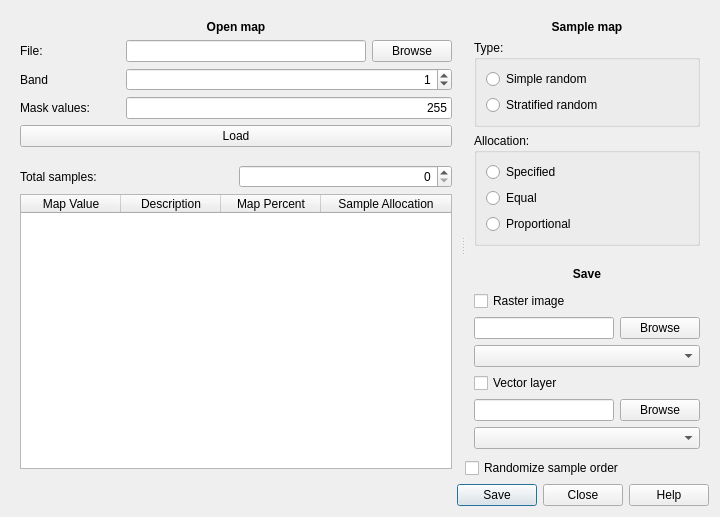
<?xml version="1.0" encoding="UTF-8"?>
<ui version="4.0">
 <class>AccuracySampler</class>
 <widget class="QDialog" name="AccuracySampler">
  <property name="geometry">
   <rect>
    <x>0</x>
    <y>0</y>
    <width>720</width>
    <height>517</height>
   </rect>
  </property>
  <property name="windowTitle">
   <string>Dialog</string>
  </property>
  <layout class="QVBoxLayout" name="verticalLayout">
   <item>
    <widget class="QSplitter" name="splitter">
     <property name="frameShape">
      <enum>QFrame::NoFrame</enum>
     </property>
     <property name="orientation">
      <enum>Qt::Horizontal</enum>
     </property>
     <property name="childrenCollapsible">
      <bool>false</bool>
     </property>
     <widget class="QWidget" name="left_widget" native="true">
      <property name="minimumSize">
       <size>
        <width>450</width>
        <height>0</height>
       </size>
      </property>
      <layout class="QGridLayout" name="gridLayout">
       <property name="margin">
        <number>0</number>
       </property>
       <property name="spacing">
        <number>0</number>
       </property>
       <item row="0" column="0">
        <widget class="QWidget" name="widget_3" native="true">
         <property name="maximumSize">
          <size>
           <width>16777215</width>
           <height>150</height>
          </size>
         </property>
         <layout class="QGridLayout" name="gridLayout_2">
          <item row="1" column="2">
           <widget class="QPushButton" name="cbox_browse">
            <property name="minimumSize">
             <size>
              <width>50</width>
              <height>0</height>
             </size>
            </property>
            <property name="text">
             <string>Browse</string>
            </property>
           </widget>
          </item>
          <item row="4" column="0" colspan="3">
           <widget class="QPushButton" name="but_loadmap">
            <property name="text">
             <string>Load</string>
            </property>
           </widget>
          </item>
          <item row="0" column="0" colspan="3">
           <widget class="QLabel" name="label">
            <property name="maximumSize">
             <size>
              <width>16777215</width>
              <height>25</height>
             </size>
            </property>
            <property name="text">
             <string>&lt;html&gt;&lt;head/&gt;&lt;body&gt;&lt;p align=&quot;center&quot;&gt;&lt;span style=&quot; font-weight:600;&quot;&gt;Open map&lt;/span&gt;&lt;/p&gt;&lt;/body&gt;&lt;/html&gt;</string>
            </property>
           </widget>
          </item>
          <item row="1" column="1">
           <widget class="QLineEdit" name="edit_fname"/>
          </item>
          <item row="1" column="0">
           <widget class="QLabel" name="label_2">
            <property name="minimumSize">
             <size>
              <width>100</width>
              <height>0</height>
             </size>
            </property>
            <property name="text">
             <string>File:</string>
            </property>
           </widget>
          </item>
          <item row="2" column="0">
           <widget class="QLabel" name="label_3">
            <property name="minimumSize">
             <size>
              <width>100</width>
              <height>0</height>
             </size>
            </property>
            <property name="text">
             <string>Band</string>
            </property>
           </widget>
          </item>
          <item row="2" column="1" colspan="2">
           <widget class="QSpinBox" name="spin_band">
            <property name="alignment">
             <set>Qt::AlignRight|Qt::AlignTrailing|Qt::AlignVCenter</set>
            </property>
            <property name="value">
             <number>1</number>
            </property>
           </widget>
          </item>
          <item row="3" column="0">
           <widget class="QLabel" name="label_4">
            <property name="minimumSize">
             <size>
              <width>100</width>
              <height>0</height>
             </size>
            </property>
            <property name="text">
             <string>Mask values:</string>
            </property>
           </widget>
          </item>
          <item row="3" column="1" colspan="2">
           <widget class="QLineEdit" name="edit_maskval">
            <property name="text">
             <string>255</string>
            </property>
            <property name="alignment">
             <set>Qt::AlignRight|Qt::AlignTrailing|Qt::AlignVCenter</set>
            </property>
           </widget>
          </item>
         </layout>
        </widget>
       </item>
       <item row="1" column="0">
        <widget class="QWidget" name="widget_4" native="true">
         <layout class="QGridLayout" name="gridLayout_3">
          <item row="0" column="0">
           <widget class="QLabel" name="label_6">
            <property name="text">
             <string>Total samples:</string>
            </property>
           </widget>
          </item>
          <item row="0" column="1">
           <widget class="QSpinBox" name="sbox_nsample">
            <property name="alignment">
             <set>Qt::AlignRight|Qt::AlignTrailing|Qt::AlignVCenter</set>
            </property>
            <property name="maximum">
             <number>16777215</number>
            </property>
           </widget>
          </item>
          <item row="1" column="0" colspan="2">
           <widget class="QTableWidget" name="table_allocation">
            <attribute name="horizontalHeaderStretchLastSection">
             <bool>true</bool>
            </attribute>
            <column>
             <property name="text">
              <string>Map Value</string>
             </property>
            </column>
            <column>
             <property name="text">
              <string>Description</string>
             </property>
            </column>
            <column>
             <property name="text">
              <string>Map Percent</string>
             </property>
            </column>
            <column>
             <property name="text">
              <string>Sample Allocation</string>
             </property>
            </column>
           </widget>
          </item>
         </layout>
         <zorder>table_allocation</zorder>
         <zorder>label_6</zorder>
         <zorder>sbox_nsample</zorder>
        </widget>
       </item>
      </layout>
     </widget>
     <widget class="QWidget" name="right_widget" native="true">
      <property name="minimumSize">
       <size>
        <width>200</width>
        <height>0</height>
       </size>
      </property>
      <layout class="QGridLayout" name="gridLayout_5">
       <property name="margin">
        <number>0</number>
       </property>
       <property name="spacing">
        <number>0</number>
       </property>
       <item row="0" column="0">
        <widget class="QWidget" name="widget_5" native="true">
         <property name="minimumSize">
          <size>
           <width>150</width>
           <height>0</height>
          </size>
         </property>
         <property name="maximumSize">
          <size>
           <width>16777215</width>
           <height>16777215</height>
          </size>
         </property>
         <layout class="QGridLayout" name="gridLayout_4">
          <item row="1" column="0" colspan="2">
           <widget class="QGroupBox" name="group_type">
            <property name="minimumSize">
             <size>
              <width>0</width>
              <height>75</height>
             </size>
            </property>
            <property name="title">
             <string>Type:</string>
            </property>
            <layout class="QVBoxLayout" name="verticalLayout_3">
             <item>
              <widget class="QRadioButton" name="rbut_type_simple">
               <property name="text">
                <string>Simple random</string>
               </property>
              </widget>
             </item>
             <item>
              <widget class="QRadioButton" name="rbut_type_strat">
               <property name="text">
                <string>Stratified random</string>
               </property>
               <property name="checkable">
                <bool>true</bool>
               </property>
               <property name="checked">
                <bool>false</bool>
               </property>
              </widget>
             </item>
            </layout>
           </widget>
          </item>
          <item row="2" column="0" colspan="2">
           <widget class="QGroupBox" name="groupBox">
            <property name="minimumSize">
             <size>
              <width>0</width>
              <height>100</height>
             </size>
            </property>
            <property name="title">
             <string>Allocation:</string>
            </property>
            <layout class="QVBoxLayout" name="verticalLayout_2">
             <item>
              <widget class="QRadioButton" name="radioButton_3">
               <property name="text">
                <string>Specified</string>
               </property>
              </widget>
             </item>
             <item>
              <widget class="QRadioButton" name="radioButton_2">
               <property name="text">
                <string>Equal</string>
               </property>
              </widget>
             </item>
             <item>
              <widget class="QRadioButton" name="radioButton">
               <property name="text">
                <string>Proportional</string>
               </property>
              </widget>
             </item>
            </layout>
           </widget>
          </item>
          <item row="0" column="0" colspan="2">
           <widget class="QLabel" name="label_5">
            <property name="maximumSize">
             <size>
              <width>16777215</width>
              <height>25</height>
             </size>
            </property>
            <property name="text">
             <string>&lt;html&gt;&lt;head/&gt;&lt;body&gt;&lt;p align=&quot;center&quot;&gt;&lt;span style=&quot; font-weight:600;&quot;&gt;Sample map&lt;/span&gt;&lt;/p&gt;&lt;/body&gt;&lt;/html&gt;</string>
            </property>
           </widget>
          </item>
         </layout>
        </widget>
       </item>
       <item row="1" column="0">
        <widget class="QWidget" name="widget_6" native="true">
         <layout class="QGridLayout" name="gridLayout_6">
          <item row="2" column="0">
           <widget class="QLineEdit" name="edit_raster_fname"/>
          </item>
          <item row="4" column="0" colspan="2">
           <widget class="QCheckBox" name="cbox_save_vector">
            <property name="text">
             <string>Vector layer</string>
            </property>
           </widget>
          </item>
          <item row="5" column="0">
           <widget class="QLineEdit" name="edit_vector_fname"/>
          </item>
          <item row="2" column="1">
           <widget class="QPushButton" name="but_raster_browse">
            <property name="text">
             <string>Browse</string>
            </property>
           </widget>
          </item>
          <item row="3" column="0" colspan="2">
           <widget class="QComboBox" name="combo_raster_format"/>
          </item>
          <item row="1" column="0" colspan="2">
           <widget class="QCheckBox" name="cbox_save_raster">
            <property name="text">
             <string>Raster image</string>
            </property>
           </widget>
          </item>
          <item row="0" column="0" colspan="2">
           <widget class="QLabel" name="label_7">
            <property name="maximumSize">
             <size>
              <width>16777215</width>
              <height>25</height>
             </size>
            </property>
            <property name="text">
             <string>&lt;html&gt;&lt;head/&gt;&lt;body&gt;&lt;p align=&quot;center&quot;&gt;&lt;span style=&quot; font-weight:600;&quot;&gt;Save&lt;/span&gt;&lt;/p&gt;&lt;/body&gt;&lt;/html&gt;</string>
            </property>
           </widget>
          </item>
          <item row="5" column="1">
           <widget class="QPushButton" name="but_raster_browse_2">
            <property name="text">
             <string>Browse</string>
            </property>
           </widget>
          </item>
          <item row="6" column="0" colspan="2">
           <widget class="QComboBox" name="combo_vector_format"/>
          </item>
         </layout>
        </widget>
       </item>
       <item row="2" column="0">
        <widget class="QCheckBox" name="cbox_random_order">
         <property name="text">
          <string>Randomize sample order</string>
         </property>
        </widget>
       </item>
      </layout>
     </widget>
    </widget>
   </item>
   <item>
    <widget class="QDialogButtonBox" name="button_box">
     <property name="orientation">
      <enum>Qt::Horizontal</enum>
     </property>
     <property name="standardButtons">
      <set>QDialogButtonBox::Close|QDialogButtonBox::Help|QDialogButtonBox::Save</set>
     </property>
    </widget>
   </item>
  </layout>
 </widget>
 <resources/>
 <connections>
  <connection>
   <sender>button_box</sender>
   <signal>accepted()</signal>
   <receiver>AccuracySampler</receiver>
   <slot>accept()</slot>
   <hints>
    <hint type="sourcelabel">
     <x>248</x>
     <y>254</y>
    </hint>
    <hint type="destinationlabel">
     <x>157</x>
     <y>274</y>
    </hint>
   </hints>
  </connection>
  <connection>
   <sender>button_box</sender>
   <signal>rejected()</signal>
   <receiver>AccuracySampler</receiver>
   <slot>reject()</slot>
   <hints>
    <hint type="sourcelabel">
     <x>316</x>
     <y>260</y>
    </hint>
    <hint type="destinationlabel">
     <x>286</x>
     <y>274</y>
    </hint>
   </hints>
  </connection>
 </connections>
</ui>
